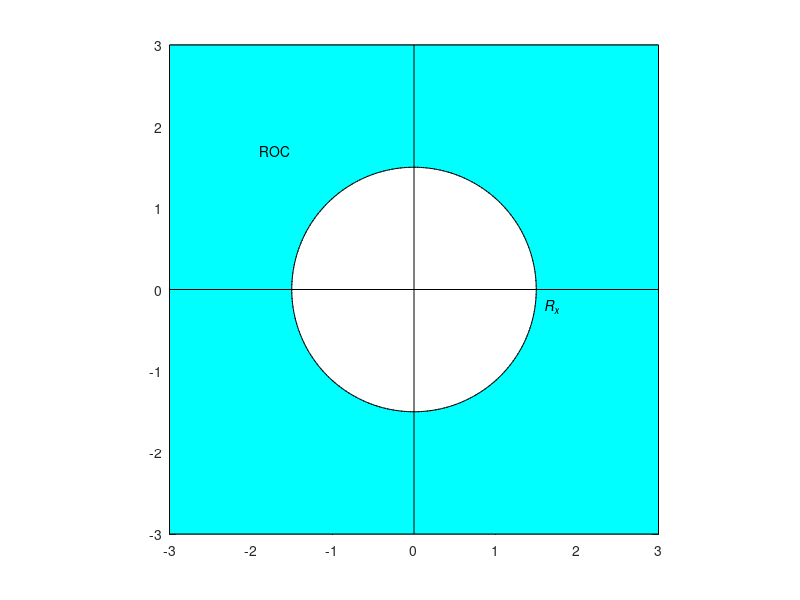

The MATLAB script that drew this image: (Note: this script raises an error after producing the figure.)
function fig2_3

% FIGURE 2.3:  Typical region of convergence (ROC)

clc
clear
fprintf ('Figure 2.3: Typical region of convergence (ROC)\n\n')

% Plot ROC

figure
r = 1.5;
phi = linspace(0,2*pi,361);
x = r*cos(phi);
y = r*sin(phi);
box off
c = 3;
plot (x,y,':k')
hold on
fill ([-c c c -c],[-c -c c c],'c')
fill (x,y,'w')
plot (x,y,':k')
plot([-c c],[0 0],'k',[0 0],[-c c],'k')
axis square
text (1.6,-0.2,'\it{R_x}')
text (-1.9,1.7,'ROC')
f_labels ('Region of convergence (shaded)','Re(\it{z})','Im(\it{z})')
set (gca,'XtickLabel','','YtickLabel','')
f_wait
